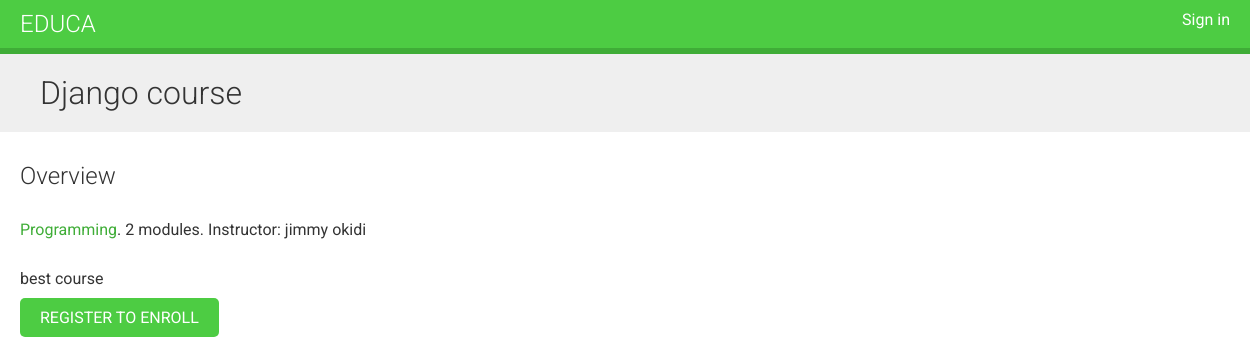
Page /course/django/ on the committed database.
### courses/models.py (models this page shows, shortened)
class Course(models.Model):
    owner = models.ForeignKey(User,
                              related_name='courses_created',
                              on_delete=models.CASCADE)
    subject = models.ForeignKey(Subject,
                                related_name='courses',
                                on_delete=models.CASCADE)
    title = models.CharField(max_length=200)
    slug = models.SlugField(max_length=200, unique=True)
    overview = models.TextField()
    created = models.DateTimeField(auto_now_add=True)
    students = models.ManyToManyField(User,
                                    related_name='courses_joined',
                                    blank=True)
    class Meta:
        ordering = ['-created']

class Subject(models.Model):
    title = models.CharField(max_length=200)
    slug = models.SlugField(max_length=200, unique=True)
    class Meta:
        ordering = ['title']

### courses/views.py (the view)
class CourseDetailView(DetailView):
    model = Course
    template_name = 'courses/course/detail.html'
    def get_context_data(self, **kwargs):
        context = super().get_context_data(**kwargs)
        context['enroll_form'] = CourseEnrollForm(
                                   initial={'course':self.object})
        return context

### courses/templates/courses/course/detail.html (shortened to what this page needs)
{% extends "base.html" %}
{% block content %}
  {% with subject=object.subject %}
    <h1>
      {{ object.title }}
    </h1>
    <div class="module">
      <h2>Overview</h2>
      <p>
        <a href="{% url "course_list_subject" subject.slug %}">
        {{ subject.title }}</a>.
        {{ object.modules.count }} modules.
        Instructor: {{ object.owner.get_full_name }}
      </p>
      {{ object.overview|linebreaks }}
      {% if request.user.is_authenticated %}
        <form action="{% url "student_enroll_course" %}" method="post">
          {{ enroll_form }}
          {% csrf_token %}
          <input type="submit" value="Enroll now">
        </form>
        <!-- If the user is not authenticated, you display a link to register
on the platform. -->
      {% else %}
        <a href="{% url "student_registration" %}" class="button">
          Register to enroll
        </a>
      {% endif %}
    </div>
  {% endwith %}
{% endblock %}

### courses/static/css/base.css (style rules this page uses)
body { margin:0; font-family:'Roboto', sans-serif; font-weight:400; color:#333; }
a { color:#3fad37; text-decoration:none; }
h1, h2, h3, h4, h5, h6 { font-family:'Roboto', sans-serif; font-weight:300; }
h1 { background:#efefef; width:100%; overflow:auto; padding:20px 0 20px 40px; margin:0; }
.module { padding:10px 20px; float:left; width:600px; }
.module p { margin:10px 0 20px; width:100%; float:left; }
input[type=submit], a.button { border-radius:5px; background:#4dcc43; color:#fff; font-size:16px; text-transform:uppercase; border:none; padding:10px 20px; margin:20px 0; }

### rows in the picture
Course: title "Django course", modules.count "2", owner.get_full_name "jimmy okidi", overview "best course"
Subject: title "Programming"
